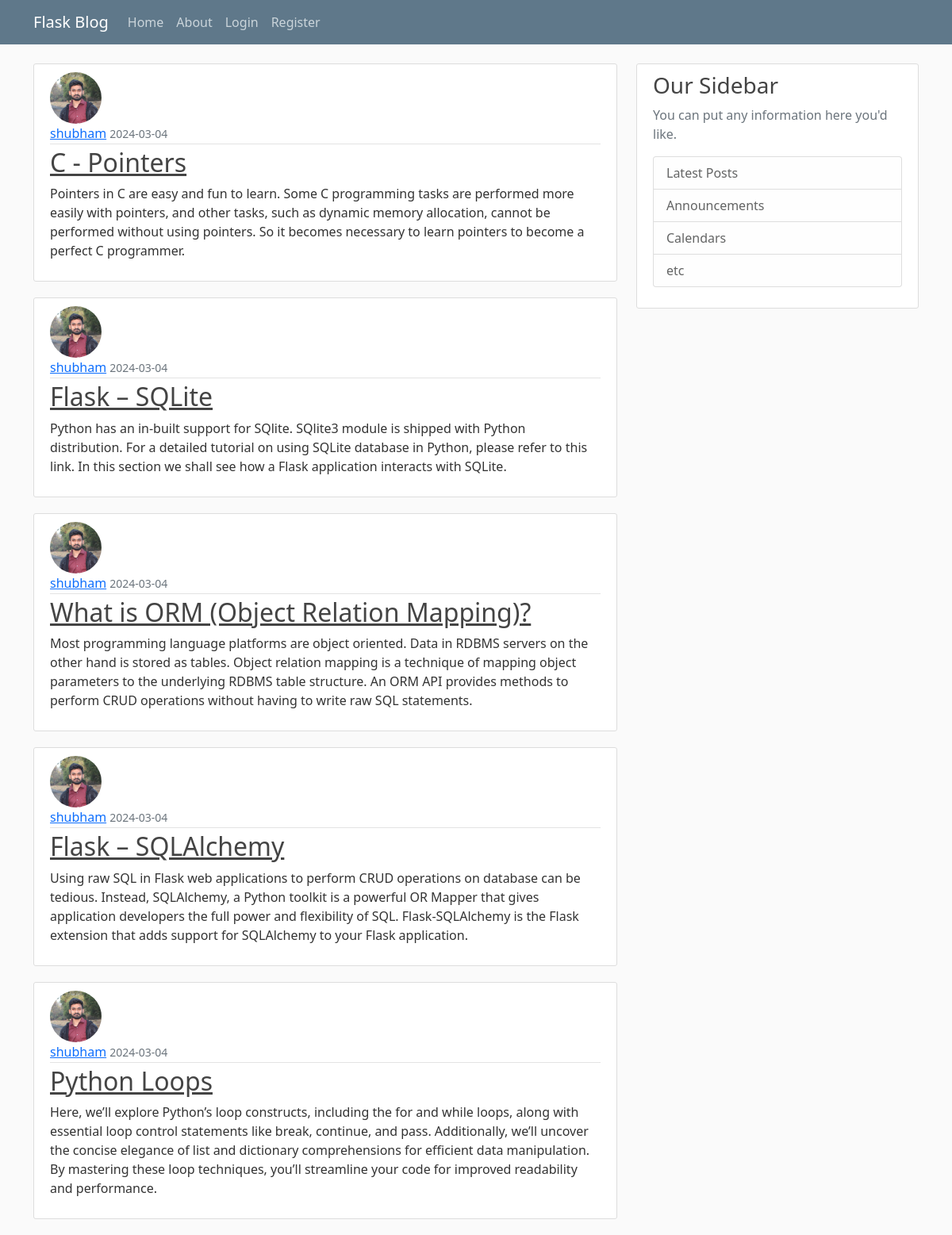
Page /home on the earlier database version.
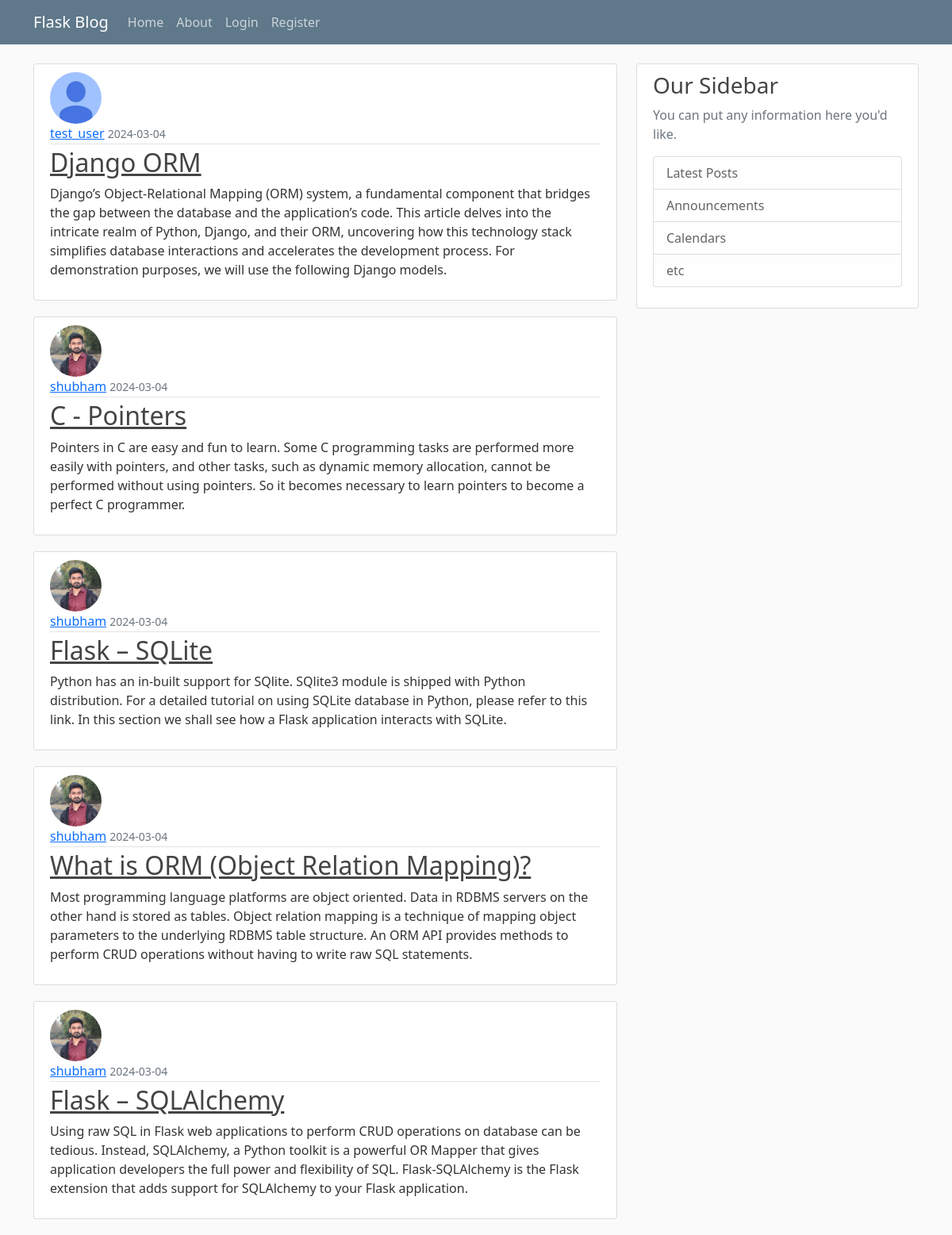
Same page on the later database version.
### flask_blog/models.py (models this page shows, shortened)
class Post(db.Model):
    id = db.Column(db.Integer, primary_key = True)
    title = db.Column(db.String(120), nullable = False)
    date_posted = db.Column(db.DateTime, nullable = False, default=datetime.utcnow)
    content = db.Column(db.Text, nullable=False)
    user_id = db.Column(db.Integer, db.ForeignKey('user.id'), nullable = False)

class User(db.Model, UserMixin):
    id = db.Column(db.Integer, primary_key = True)
    username = db.Column(db.String(20), unique=True, nullable=False)
    email = db.Column(db.String(120), unique=True, nullable=False)
    image_file = db.Column(db.String(20), nullable=False, default='default.jpg')
    password = db.Column(db.String(60), nullable=False)
    posts = db.relationship('Post', backref='author', lazy=True)

### flask_blog/routes.py (the view)
@app.route("/")
@app.route("/home")
def home():
    page = request.args.get('page', 1, type=int)
    posts = Post.query.order_by(Post.date_posted.desc()).paginate(page=page, per_page=5)
    return render_template("home.html", posts=posts)

### flask_blog/templates/home.html
{% extends "layout.html" %}
{% block start %}
    {% for post in posts %}
    <article class="media content-section">
      <img class="rounded-circle article-img" src="{{ url_for('static',filename='profile_pics/'+post.author.image_file) }}">
        <div class="media-body">
          <div class="article-metadata">
            <a class="mr-2" href="#">{{ post.author.username }}</a>
            <small class="text-muted">{{ post.date_posted.strftime('%Y-%m-%d') }}</small>
          </div>
          <h2><a class="article-title" href="{{ url_for('post',post_id=post.id) }}">{{ post.title }}</a></h2>
          <p class="article-content">{{ post.content }}</p>
        </div>
      </article>
    {% endfor %}
{% endblock %}

### flask_blog/templates/layout.html (shortened to what this page needs)
<!DOCTYPE html>
<html lang="en">
<head>
    <link href="https://cdn.jsdelivr.net/npm/bootstrap@5.0.2/dist/css/bootstrap.min.css" rel="stylesheet">
    <link type="text/css" rel="stylesheet" href="{{ url_for('static',filename='main.css') }}">
</head>
<body >
    <header class="site-header">
        <nav class="navbar navbar-expand-md navbar-dark bg-steel fixed-top">
          <div class="container">
            <a class="navbar-brand mr-4" href="{{ url_for('home' )}}">Flask Blog</a>
            <div class="collapse navbar-collapse" id="navbarToggle">
              <div class="navbar-nav mr-auto">
                <a class="nav-item nav-link" href="{{url_for('home')}}">Home</a>
                <a class="nav-item nav-link" href="{{url_for('about_page')}}">About</a>
              </div>
              <div class="navbar-nav">
                {% if current_user.is_authenticated %}
                  <a class="nav-item nav-link" href="{{url_for('account')}}">Account</a>
                  <a class="nav-item nav-link" href="{{url_for('new_post')}}">New Post</a>
                  <a class="nav-item nav-link" href="{{url_for('logout')}}">Logout</a>
                {% else %}
                  <a class="nav-item nav-link" href="{{url_for('login')}}">Login</a>
                  <a class="nav-item nav-link" href="{{url_for('register')}}">Register</a>
                {% endif %}
              </div>
            </div>
          </div>
        </nav>
      </header>
      <main role="main" class="container">
        <div class="row">
          <div class="col-md-8">
            {% block start %}{% endblock %}
          </div>
          <div class="col-md-4">
            <div class="content-section">
              <h3>Our Sidebar</h3>
              <p class='text-muted'>You can put any information here you'd like.
                <ul class="list-group">
                  <li class="list-group-item list-group-item-light">Latest Posts</li>
                  <li class="list-group-item list-group-item-light">Announcements</li>
                  <li class="list-group-item list-group-item-light">Calendars</li>
                  <li class="list-group-item list-group-item-light">etc</li>
                </ul>
              </p>
            </div>
          </div>
        </div>
      </main>
</body>
</html>

### flask_blog/static/main.css (style rules this page uses)
body { background: #fafafa; color: #333333; margin-top: 5rem; }
h1, h2, h3, h4, h5, h6 { color: #444444; }
.bg-steel { background-color: #5f788a; }
.site-header .navbar-nav .nav-link { color: #cbd5db; }
.content-section { background: #ffffff; padding: 10px 20px; border: 1px solid #dddddd; border-radius: 3px; margin-bottom: 20px; }
.article-title { color: #444444; }
.article-content { white-space: pre-line; }
.article-img { height: 65px; width: 65px; margin-right: 16px; }
.article-metadata { padding-bottom: 1px; margin-bottom: 4px; border-bottom: 1px solid #e3e3e3 }

Differences in the rows shown:
no longer on this page (row unchanged): Post: image_file (picture), author.username "shubham", date_posted "2024-03-04", title "Python Loops", content "Here, we’ll explore Python’s loop constructs, including the for and while loops, along with essential loop control statements like break, continue, and pass. Additionally, we’ll uncover the concise elegance of list and dictionary comprehensions for efficient data manipulation. By mastering these loop techniques, you’ll streamline your code for improved readability and performance."
added Post: image_file (placeholder picture), author.username "test_user", date_posted "2024-03-04", title "Django ORM", content "Django’s Object-Relational Mapping (ORM) system, a fundamental component that bridges the gap between the database and the application’s code. This article delves into the intricate realm of Python, Django, and their ORM, uncovering how this technology stack simplifies database interactions and accelerates the development process. For demonstration purposes, we will use the following Django models."
